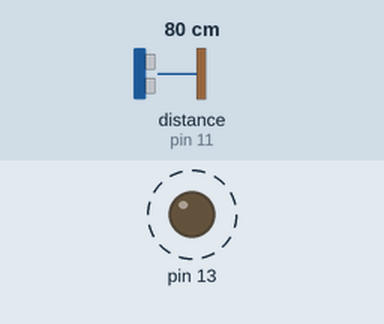
Simulated run of this sketch. Board: Arduino Uno, built with avr-gcc and run on an emulated ATmega328P. Shown: output pins drawn as LEDs (lit = HIGH). Wiring (inferred from the names in the program): ultrasonic range finder: trigger pin 12; echo pin 11. Dashed ring = blinking. The inputs (shaded band) are chosen by the test bench; at power-on: distance to the obstacle (sensor on pin 11) 80 cm. The echo pulse lasts 58.3 µs per cm; storage starts empty; pins used as bus, display or sensor lines are not drawn; what the sketch prints to the serial monitor is not drawn.

Above: at 3.7 s.
Timing chart, 0 to 6.0 s (numbered marks = the images above):
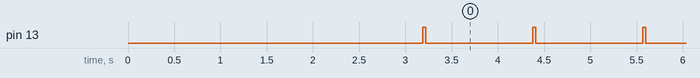

Measured:
- by itself, pin 13: alternates HIGH for 0.03 s and LOW for 1.2 s

The sketch:

loggingMaxbotixontoSDcard.ino
```cpp
/*
*   This example code demonstrates how to log the read sensor values onto SD Card.
*   The function "writeToSDCard" writes to SD card and takes in a single string as an
*   argument for simplicity.
*   More on string operations:
*   https://www.arduino.cc/reference/en/language/variables/data-types/stringobject/
*/

#include <SPI.h>
#include <SD.h>

// Pin definitions
#define cardSelect 10
#define readPin 11
#define triggerPin 12

long distance = 0;
long duration = 0;
char filename[15];

File logfile;

void setup() {

  // Open serial communications and wait for port to open:
  Serial.begin(9600);
  while (!Serial) {
    ; // wait for serial port to connect. Needed for native USB port only
  }

  pinMode(13, OUTPUT);
  digitalWrite(13, LOW);
  pinMode(triggerPin, OUTPUT);
  pinMode(readPin, INPUT);
  digitalWrite(triggerPin, LOW);
  digitalWrite(8, HIGH);
  Serial.print("Initializing SD card...");
  if (!SD.begin(cardSelect)) {
    Serial.println("initialization failed!");
  } else {
    Serial.println("initialization done.");
    strcpy(filename, "/SENSOR00.TXT");
    for (uint8_t i = 0; i < 100; i++) {
      filename[7] = '0' + i / 10;
      filename[8] = '0' + i % 10;
      // create if does not exist, do not open existing, write, sync after write
      if (! SD.exists(filename)) {
        break;
      }
    }
    logfile = SD.open(filename, FILE_WRITE);
    if ( ! logfile ) {
      Serial.print("Couldnt create ");
      Serial.println(filename);
    } else {
      logfile.flush();
      logfile.close();
      Serial.print("Successfully created log file: "); Serial.println(filename);
    }
  }
  digitalWrite(8, LOW);
  delay(3000);
  Serial.println("Setup Ready!");
}

void read_sensor() {

  digitalWrite(triggerPin, HIGH);
  delayMicroseconds(20);            //Pin 4 ned to be pulled High for a minimum of 20 microseconds.
  digitalWrite(triggerPin, LOW);
  duration = pulseIn(readPin, HIGH);
  distance = duration;
  delay(150);
}

void print_data() {

  Serial.print("Distance = ");
  Serial.print(distance);
  Serial.println(" mm");
}


void writeToSDCard(String string_tobe_written) {

  // The CS pin on Feather m0 LoRa board is shared by the radio module and should be pulled HIGH
  // before using and set back to LOW for the radio to work.
  digitalWrite(8, HIGH);
  digitalWrite(13,HIGH);
  Serial.print("Initializing SD card...");
  if (!SD.begin(cardSelect)) {
    Serial.println("initialization failed!");
  } else {
    Serial.println("initialization done.");
    logfile = SD.open(filename, FILE_WRITE);
    if ( ! logfile ) {
      Serial.print("Error opening ");
      Serial.println(filename);
    } else {
      logfile.println(string_tobe_written);
      Serial.println("Done writing to SD Card");
      //flush after write but to note it takes extra power
      logfile.flush();
      logfile.close();
    }
  }
  digitalWrite(8, LOW);
  digitalWrite(13, LOW);
}

void loop() {

  // Read the sensor data
  read_sensor();
  print_data();

  //The String to be written must be a single string and can be concatenated using different arduino string declerations
  String string_tobe_written = String(distance);
  string_tobe_written = String ("The distance is: " + string_tobe_written);

  //Write to SD Card
  writeToSDCard(string_tobe_written);

  delay(1000);
}
```
